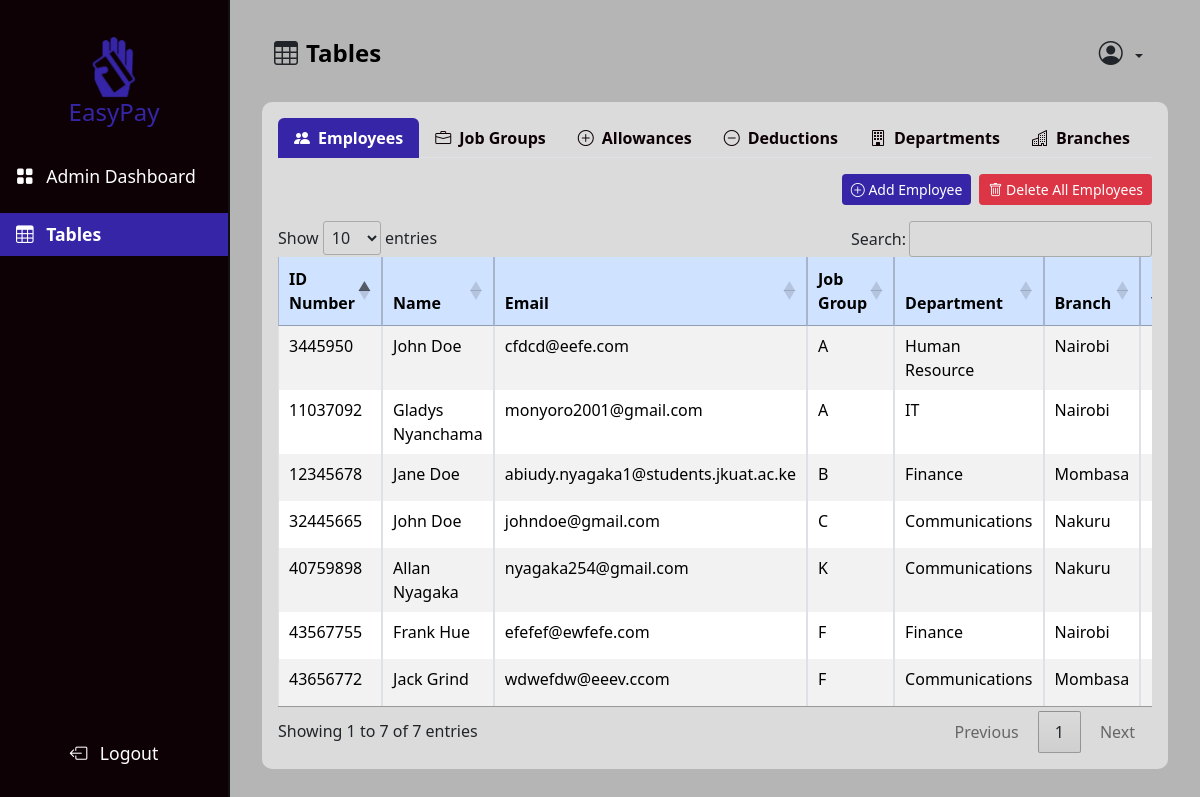
Page /admin_tables/ on the committed database.
### management/models.py (models this page shows, shortened)
class Employee(models.Model):
    id_number = models.CharField(max_length=100, unique=True)
    first_name = models.CharField(max_length=50)
    last_name = models.CharField(max_length=50)
    email = models.EmailField(unique=True)
    job_group = models.ForeignKey(JobGroup, on_delete=models.SET_NULL, null=True)
    department = models.ForeignKey(Department, on_delete=models.SET_NULL, null=True)
    branch = models.ForeignKey(Branch, on_delete=models.SET_NULL, null=True)
    verified = models.BooleanField(default=False)
    user = models.OneToOneField(User, null=True, blank=True, on_delete=models.CASCADE)

class JobGroup(models.Model):
    name = models.CharField(max_length=100)
    base_salary = models.DecimalField(max_digits=11, decimal_places=2, default=0)
    allowances = models.ManyToManyField(
        Allowance, through="JobGroupAllowance", related_name="job_groups"
    )
    deductions = models.ManyToManyField(
        Deduction, through="JobGroupDeduction", related_name="job_groups"
    )

class Department(models.Model):
    name = models.CharField(max_length=100)

class Branch(models.Model):
    name = models.CharField(max_length=100)
    address = models.CharField(max_length=255)

### management/views.py (the view)
# urls.py: path("admin_tables/", management_views.admin_tables, name="admin_tables"),
def admin_tables(request):
    employees = Employee.objects.select_related(
        "job_group", "department", "branch"
    ).all()
    job_groups = JobGroup.objects.all()
    departments = Department.objects.all()
    branches = Branch.objects.all()
    users = User.objects.all()
    allowances = Allowance.objects.all()
    deductions = Deduction.objects.all()
    job_group_data = []
    for job_group in job_groups:
        job_group_id = job_group.id
        job_group_allowances = JobGroupAllowance.objects.filter(job_group=job_group)
        job_group_deductions = JobGroupDeduction.objects.filter(job_group=job_group)
        job_group_data.append(
            {
                "job_group_id": job_group_id,
                "job_group": job_group,
                "job_group_allowances": job_group_allowances,
                "job_group_deductions": job_group_deductions,
            }
        )
    department_form = DepartmentForm()
    context = {
        "employees": employees,
        "job_groups": job_groups,
        "job_group_data": job_group_data,
        "departments": departments,
        "branches": branches,
        "users": users,
        "allowances": allowances,
        "deductions": deductions,
        "department_form": department_form,
    }
    return render(request, "layouts/admin_tables.html", context)

### management/forms.py
class DepartmentForm(forms.ModelForm):
    class Meta:
        model = Department
        fields = ["name"]
    def __init__(self, *args, **kwargs):
        super().__init__(*args, **kwargs)
        self.helper = FormHelper()
        self.helper.form_show_labels = False  # Hide traditional labels
        self.helper.layout = Layout(
            FloatingField("name"),  # Floating label for the 'name' field
        )

### management/templates/layouts/admin_tables.html (shortened to what this page needs)
{% extends "layouts/admin_dashboard_layout.html" %}
{% load humanize %}
{% load static %}
{% block content %}
  <div class="container-fluid">
    <main class="main-content">
      <nav class="navbar navbar-expand-lg dash-nav mb-2">
        <div class="container-fluid">
          <i class="bi bi-table me-2" style="font-size: 1.5rem"></i>
          <h1 class="navbar-brand fw-bold mb-0" style="font-size: 1.5rem">Tables</h1>
          <div class="collapse navbar-collapse" id="navbarNav">
            <ul class="navbar-nav ms-auto">
              <li class="nav-item">
                <div class="dropdown">
                  <button class="btn dropdown-toggle"
                          type="button"
                          data-bs-toggle="dropdown"
                          aria-expanded="false">
                    <i class="bi bi-person-circle me-1" style="font-size: 1.5rem"></i>
                  </button>
                </div>
              </li>
            </ul>
          </div>
        </div>
      </nav>
      <div class="card mt-2">
        <div class="card-body">
          <ul class="nav nav-tabs" id="tablesTab" role="tablist">
            <li class="nav-item" role="presentation">
              <a class="nav-link active"
                 id="employees-tab"
                 data-bs-toggle="tab"
                 href="#employees"
                 role="tab"
                 aria-controls="employees"
                 aria-selected="true"><i class="bi bi-people-fill me-2"></i>Employees</a>
            </li>
            <li class="nav-item" role="presentation">
              <a class="nav-link"
                 id="job-groups-tab"
                 data-bs-toggle="tab"
                 href="#job-groups"
                 role="tab"
                 aria-controls="job-groups"
                 aria-selected="false"><i class="bi bi-briefcase me-2"></i>Job Groups</a>
            </li>
            <li class="nav-item" role="presentation">
              <a class="nav-link"
                 id="allowances-tab"
                 data-bs-toggle="tab"
                 href="#allowances"
                 role="tab"
                 aria-controls="allowances"
                 aria-selected="false"><i class="bi bi-plus-circle me-2"></i>Allowances</a>
            </li>
            <li class="nav-item" role="presentation">
              <a class="nav-link"
                 id="deductions-tab"
                 data-bs-toggle="tab"
                 href="#deductions"
                 role="tab"
                 aria-controls="deductions"
                 aria-selected="false"><i class="bi bi-dash-circle me-2"></i>Deductions</a>
            </li>
            <li class="nav-item" role="presentation">
              <a class="nav-link"
                 id="departments-tab"
                 data-bs-toggle="tab"
                 href="#departments"
                 role="tab"
                 aria-controls="departments"
                 aria-selected="false"><i class="bi bi-building me-2"></i>Departments</a>
            </li>
            <li class="nav-item" role="presentation">
              <a class="nav-link"
                 id="branches-tab"
                 data-bs-toggle="tab"
                 href="#branches"
                 role="tab"
                 aria-controls="branches"
                 aria-selected="false"><i class="bi bi-buildings me-2"></i>Branches</a>
            </li>
          </ul>
          <div class="tab-content mt-3" id="tablesTabContent">
            {% include "tables/employees_table.html" %}
          </div>
        </div>
      </div>
    </main>
  </div>
{% endblock content %}

### main/templates/layouts/admin_dashboard_layout.html (shortened to what this page needs)
{% load static %}
<!DOCTYPE html>
<html lang="en">
  <head>
    <link rel="stylesheet"
          href="https://cdn.datatables.net/1.13.6/css/jquery.dataTables.min.css">
    <link href="https://cdn.jsdelivr.net/npm/bootstrap@5.3.3/dist/css/bootstrap.min.css"
          rel="stylesheet"
 />
    <link rel="stylesheet" href="{% static 'css/dashboard.css' %}" />
    <link rel="stylesheet"
          href="https://cdn.jsdelivr.net/npm/bootstrap-icons@1.11.3/font/bootstrap-icons.min.css">
  </head>
  <body hx-headers='{"X-CSRFToken": "{{ csrf_token }}"}'>
    <div class="toast-container position-fixed top-0 start-50 translate-middle-x p-3"
         style="z-index: 1100">
    </div>
    <nav">
      <div class="sidebar d-flex flex-column">
        <div class="sidebar-header text-center">
          <a href="{% url 'home' %}">
            <img src="{% static 'images/logo.png' %}" alt="" width="62" height="62" />
            <h4 class="mb-0">EasyPay</h4>
          </a>
        </div>
        <div class="sidebar-body text-white">
          <ul class="nav flex-column">
            <li class="nav-item py-2">
              <a class="nav-link {% if request.resolver_match.url_name == 'admin_dashboard' %}active{% endif %}"
                 href="{% url 'admin_dashboard' %}">
                <i class="bi bi-grid-fill me-2"></i>
                <span>Admin Dashboard</span>
              </a>
            </li>
            <li class="nav-item py-2">
              <a class="nav-link {% if request.resolver_match.url_name == 'admin_tables' %}active{% endif %}"
                 href="{% url 'admin_tables' %}">
                <i class="bi bi-table me-2"></i>
                <span>Tables</span>
              </a>
            </li>
          </ul>
        </div>
        <div class="sidebar-footer text-center mb-4">
          <a class="nav-link" href="{% url 'logout_admin' %}">
            <i class="bi bi-box-arrow-left me-2"></i>
            <span>Logout</span>
          </a>
        </div>
      </div>
    {% block content %}
    {% endblock content %}
  </body>
</html>

### management/templates/tables/employees_table.html (shortened to what this page needs)
<div class="tab-pane fade show active table-responsive"
     id="employees"
     role="tabpanel"
     aria-labelledby="employees-tab">
  <div class="d-flex justify-content-end mb-3 gap-2">
    <button class="btn btn-sm text-white"
            data-bs-toggle="modal"
            data-bs-target="#addEmployeeModal"
            style="background-color: #3626a7">
      <i class="bi bi-plus-circle"></i> Add Employee
    </button>
    <button class="btn btn-sm text-white bg-danger"
            data-bs-toggle="modal"
            data-bs-target="#deleteAllEmployeesModal">
      <i class="bi bi-trash"></i> Delete All Employees
    </button>
  </div>
  <table id="employeesTable"
         class="table table-bordered table-striped table-hover">
    <thead class="table-primary">
      <tr>
        <th class="text-start">ID Number</th>
        <th class="text-start">Name</th>
        <th class="text-start">Email</th>
        <th class="text-start">Job Group</th>
        <th class="text-start">Department</th>
        <th class="text-start">Branch</th>
        <th class="text-start">Verified</th>
      </tr>
    </thead>
    <tbody>
      {% for employee in employees %}
        <tr>
          <td class="text-start">{{ employee.id_number }}</td>
          <td class="text-start">{{ employee.first_name }} {{ employee.last_name }}</td>
          <td class="text-start">{{ employee.email }}</td>
          <td class="text-start">{{ employee.job_group.name }}</td>
          <td class="text-start">{{ employee.department.name }}</td>
          <td class="text-start">{{ employee.branch.name }}</td>
          <td>
          </td>
        </tr>
      {% endfor %}
    </tbody>
  </table>
</div>

### management/templates/tables/job_groups_table.html (shortened to what this page needs)
{% load humanize %}

### management/templates/tables/allowances_table.html (shortened to what this page needs)
{% load humanize %}

### management/templates/tables/deductions_table.html (shortened to what this page needs)
{% load humanize %}

### management/templates/modals/add_modals/add_department_modal.html (shortened to what this page needs)
{% load crispy_forms_tags %}

### main/static/css/dashboard.css (style rules this page uses)
body { background-color: #b5b5b5; }
a { text-decoration: none; }
.sidebar { background-color: #0d0106; height: 100vh; width: 230px; position: fixed; top: 0; left: 0; padding-top: 1rem; border-right: 2px solid #111; }
.sidebar a { text-decoration: none; color: #ffffff; }
.nav-link.active { background-color: #3626a7; color: white; font-weight: bold; position: relative; }
.sidebar-header { padding: 20px; }
.sidebar-header h4 { color: #3626a7; }
.sidebar-body, .sidebar-footer { font-size: 1.1rem; }
.sidebar .nav { flex-grow: 1; }
.sidebar .sidebar-footer { margin-top: auto; padding: 10px; }
.main-content { margin-left: 230px; padding: 20px; flex-grow: 1; display: flex; flex-direction: column; }
.dash-nav { width: 100%; }
.card { flex: 1; display: flex; flex-direction: column; justify-content: space-between; height: 100%; border-radius: 10px; border: none; background-color: #dbdbdb; }
.card-body { display: flex; flex-direction: column; height: 100%; text-align: center; }
.nav-tabs .nav-link { background-color: transparent; color: #0d0106; border: none; font-weight: 600; transition: all 0.3s ease; }
.nav-tabs .nav-link.active { background-color: #3626a7; color: #ffffff; }

### rows in the picture
Employee: id_number "40759898", first_name "Allan", last_name "Nyagaka", email "nyagaka254@gmail.com", job_group.name "K", department.name "Communications", branch.name "Nakuru"
Employee: id_number "12345678", first_name "Jane", last_name "Doe", email "abiudy.nyagaka1@students.jkuat.ac.ke", job_group.name "B", department.name "Finance", branch.name "Mombasa"
Employee: id_number "32445665", first_name "John", last_name "Doe", email "johndoe@gmail.com", job_group.name "C", department.name "Communications", branch.name "Nakuru"
Employee: id_number "11037092", first_name "Gladys", last_name "Nyanchama", email "monyoro2001@gmail.com", job_group.name "A", department.name "IT", branch.name "Nairobi"
Employee: id_number "3445950", first_name "John", last_name "Doe", email "cfdcd@eefe.com", job_group.name "A", department.name "Human Resource", branch.name "Nairobi"
Employee: id_number "43567755", first_name "Frank", last_name "Hue", email "efefef@ewfefe.com", job_group.name "F", department.name "Finance", branch.name "Nairobi"
Employee: id_number "43656772", first_name "Jack", last_name "Grind", email "wdwefdw@eeev.ccom", job_group.name "F", department.name "Communications", branch.name "Mombasa"
